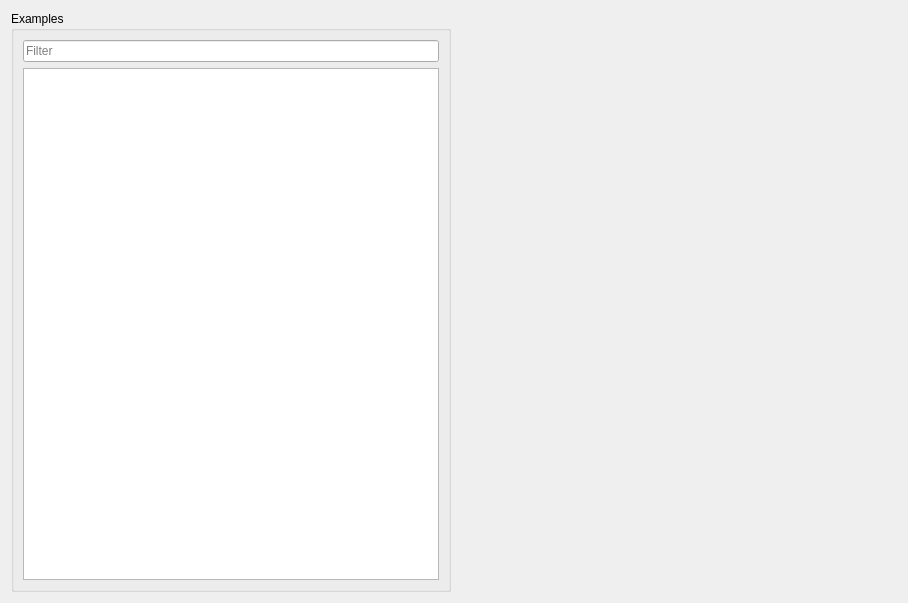
<?xml version="1.0" encoding="UTF-8"?>
<ui version="4.0">
 <class>MainWindow</class>
 <widget class="QWidget" name="MainWindow">
  <property name="geometry">
   <rect>
    <x>0</x>
    <y>0</y>
    <width>908</width>
    <height>603</height>
   </rect>
  </property>
  <property name="windowTitle">
   <string>Form</string>
  </property>
  <layout class="QGridLayout" name="gridLayout">
   <item row="0" column="0">
    <layout class="QHBoxLayout" name="horizontalLayout">
     <item>
      <widget class="QGroupBox" name="groupBox">
       <property name="title">
        <string>Examples</string>
       </property>
       <layout class="QGridLayout" name="gridLayout_2">
        <item row="1" column="0">
         <layout class="QVBoxLayout" name="verticalLayout">
          <item>
           <widget class="QTreeWidget" name="exampleTree">
            <property name="maximumSize">
             <size>
              <width>16777215</width>
              <height>16777215</height>
             </size>
            </property>
            <property name="animated">
             <bool>true</bool>
            </property>
            <property name="headerHidden">
             <bool>true</bool>
            </property>
            <column>
             <property name="text">
              <string notr="true">1</string>
             </property>
            </column>
           </widget>
          </item>
         </layout>
        </item>
        <item row="0" column="0">
         <widget class="QLineEdit" name="filterEdit">
          <property name="placeholderText">
           <string>Filter</string>
          </property>
          <property name="clearButtonEnabled">
           <bool>true</bool>
          </property>
         </widget>
        </item>
       </layout>
      </widget>
     </item>
     <item>
      <widget class="QStackedWidget" name="stackedWidget">
       <widget class="QWidget" name="page"/>
       <widget class="QWidget" name="page_2"/>
      </widget>
     </item>
    </layout>
   </item>
  </layout>
 </widget>
 <resources/>
 <connections/>
</ui>
